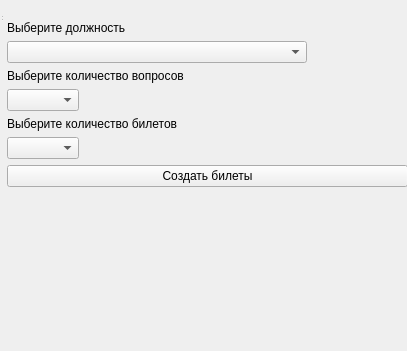
<?xml version="1.0" encoding="UTF-8"?>
<ui version="4.0">
 <class>Form</class>
 <widget class="QWidget" name="Form">
  <property name="geometry">
   <rect>
    <x>0</x>
    <y>0</y>
    <width>407</width>
    <height>351</height>
   </rect>
  </property>
  <property name="minimumSize">
   <size>
    <width>407</width>
    <height>351</height>
   </size>
  </property>
  <property name="baseSize">
   <size>
    <width>407</width>
    <height>351</height>
   </size>
  </property>
  <property name="windowTitle">
   <string>MainWindow</string>
  </property>
  <widget class="QWidget" name="centralwidget" native="true">
   <property name="geometry">
    <rect>
     <x>0</x>
     <y>0</y>
     <width>415</width>
     <height>253</height>
    </rect>
   </property>
   <widget class="QWidget" name="layoutWidget">
    <property name="geometry">
     <rect>
      <x>7</x>
      <y>21</y>
      <width>401</width>
      <height>211</height>
     </rect>
    </property>
    <layout class="QFormLayout" name="formLayout">
     <item row="0" column="0">
      <widget class="QLabel" name="label_3">
       <property name="text">
        <string>Выберите должность</string>
       </property>
      </widget>
     </item>
     <item row="2" column="0">
      <widget class="QLabel" name="label_2">
       <property name="text">
        <string>Выберите количество вопросов</string>
       </property>
      </widget>
     </item>
     <item row="3" column="0">
      <widget class="QComboBox" name="comboBox"/>
     </item>
     <item row="4" column="0">
      <widget class="QLabel" name="label">
       <property name="text">
        <string>Выберите количество билетов</string>
       </property>
      </widget>
     </item>
     <item row="5" column="0">
      <widget class="QComboBox" name="comboBox_2"/>
     </item>
     <item row="6" column="0" colspan="2">
      <widget class="QPushButton" name="pushButton">
       <property name="text">
        <string>Создать билеты</string>
       </property>
      </widget>
     </item>
     <item row="1" column="0">
      <widget class="QComboBox" name="comboBox_3">
       <property name="minimumSize">
        <size>
         <width>300</width>
         <height>0</height>
        </size>
       </property>
       <property name="maximumSize">
        <size>
         <width>360</width>
         <height>16777215</height>
        </size>
       </property>
      </widget>
     </item>
    </layout>
   </widget>
  </widget>
  <widget class="QStatusBar" name="statusbar">
   <property name="geometry">
    <rect>
     <x>0</x>
     <y>0</y>
     <width>3</width>
     <height>22</height>
    </rect>
   </property>
  </widget>
 </widget>
 <resources/>
 <connections/>
</ui>
